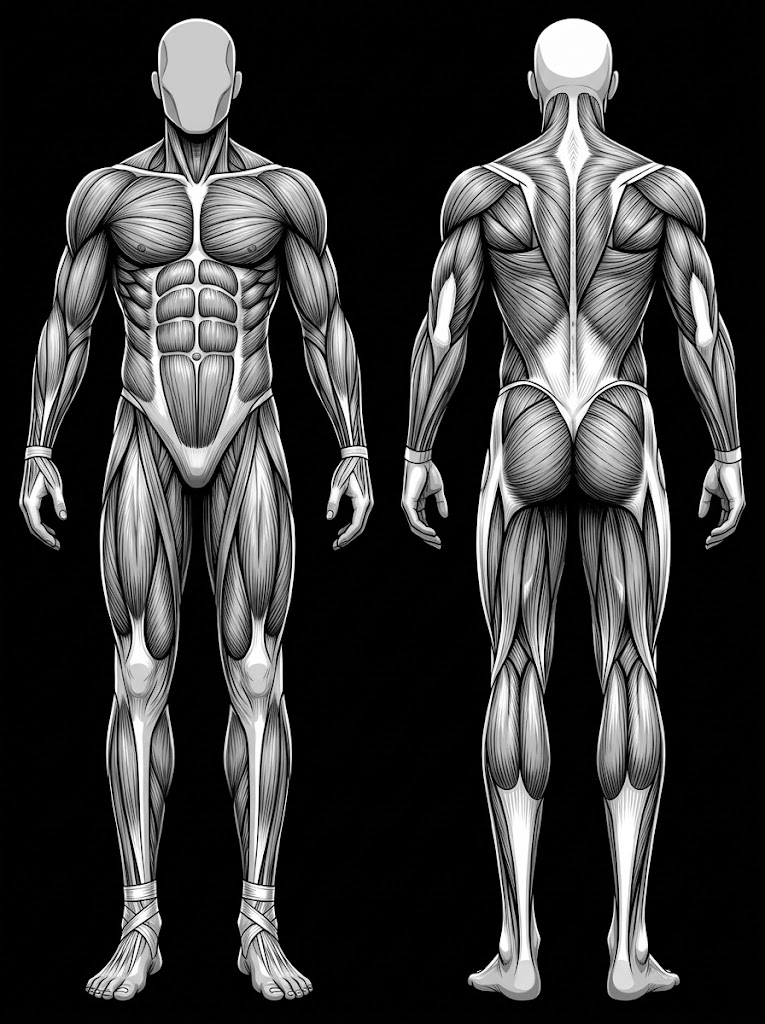
#> input picture anatomy.jpg, 765 x 1024 px
$ python anatomy_light.py
#> lines starting #> are read from the running program, lines starting #| are printed output that depends on the picture; after the words box and inside, x2 and y2 are one past the last pixel; in counts of white or black regions, pixels touching at a corner belong together
# v38: aydınlık tema için vücut haritası çiziminin zeminsiz kopyası (anatomy-light.webp).
# anatomy.jpg'nin siyah zemini kenarlardan doldurularak bulunur ve saydam yapılır; figürlerin içindeki koyu
# gölgelere dokunulmaz (kenara bağlı değiller). Saydam WebP (iOS 14+) olarak kaydedilir: PNG'nin yarısı boyutunda.
# Çalıştırma: python scripts/anatomy_light.py   (gerekirse: pip install pillow)
import os
from PIL import Image, ImageDraw, ImageFilter, ImageChops

REPO = os.path.abspath(os.path.join(os.path.dirname(__file__), ".."))
src = Image.open(os.path.join(REPO, "anatomy.jpg")).convert("L")
W, H = src.size
#> W = 765; H = 1024
dark = src.point(lambda v: 255 if v < 40 else 0).convert("RGB")
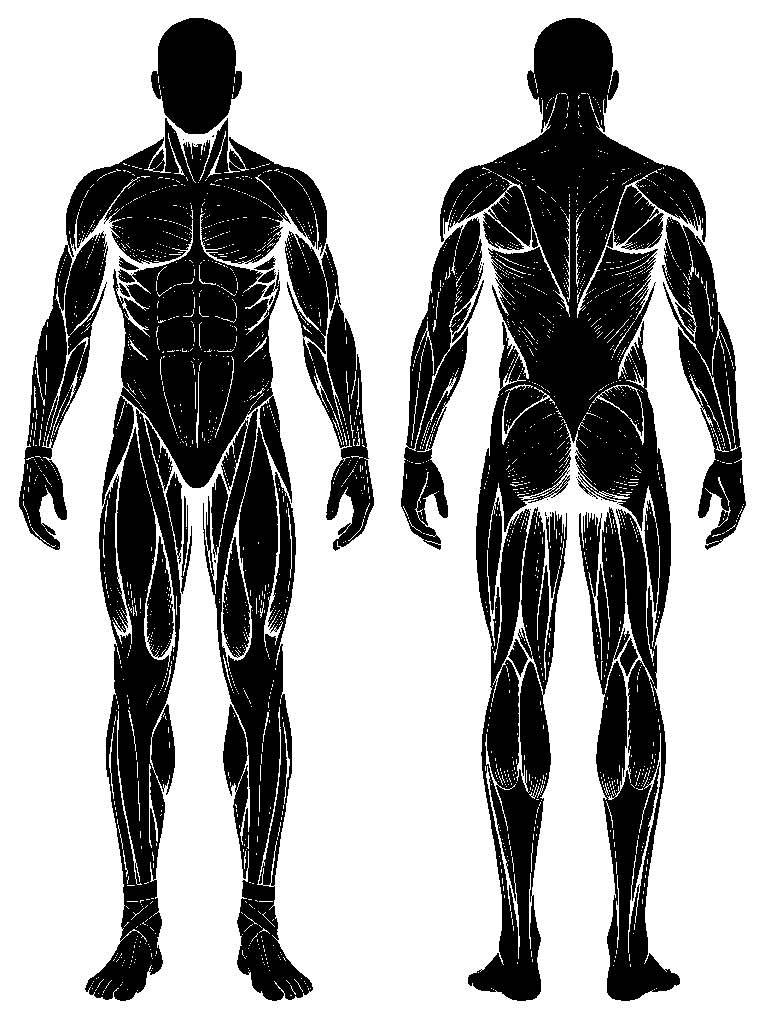
#> dark: PIL image 765x1024 RGB; 64.8% white; 31 black regions (16 under 20 px), largest, box (x1, y1, x2, y2) and area: (19, 118, 327, 1001) 114557, (440, 18, 706, 1001) 114533, (401, 217, 484, 550) 11259
seeds = [(0, 0), (W - 1, 0), (0, H - 1), (W - 1, H - 1), (W // 2, 0), (W // 2, H - 1), (382, 600)]
for s in seeds:
    if dark.getpixel(s) == (255, 255, 255):
        ImageDraw.floodfill(dark, s, (255, 0, 0))
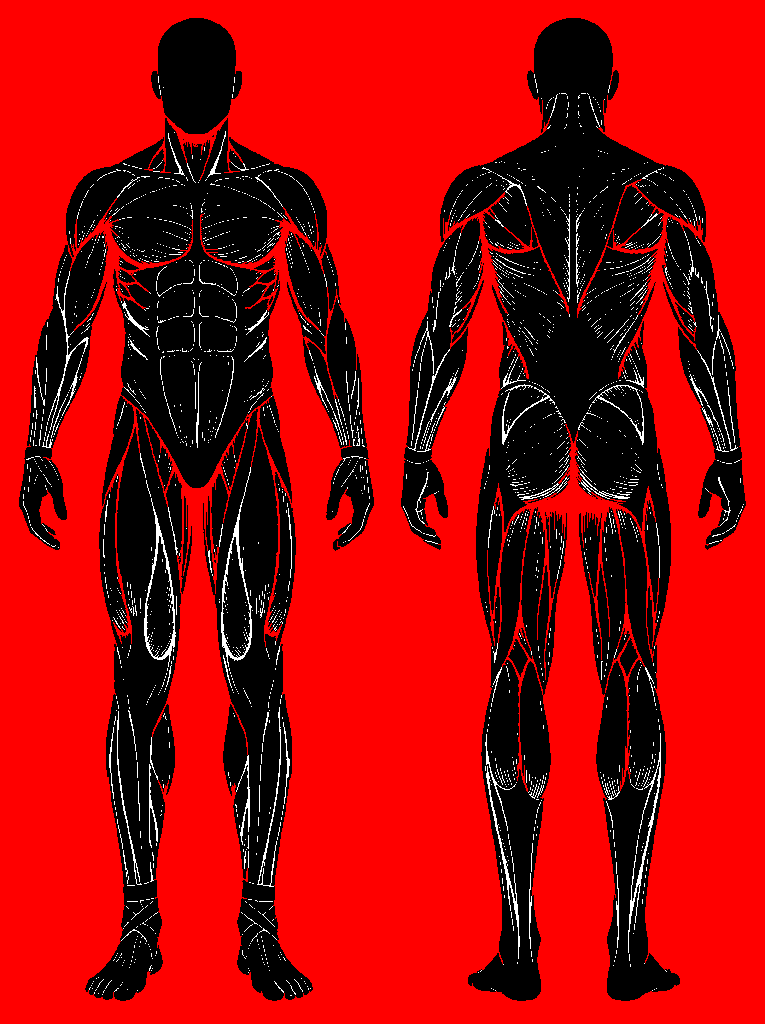
#> dark: PIL image 765x1024 RGB; mean R, G, B 165.3, 6, 6
r, g, _ = dark.split()
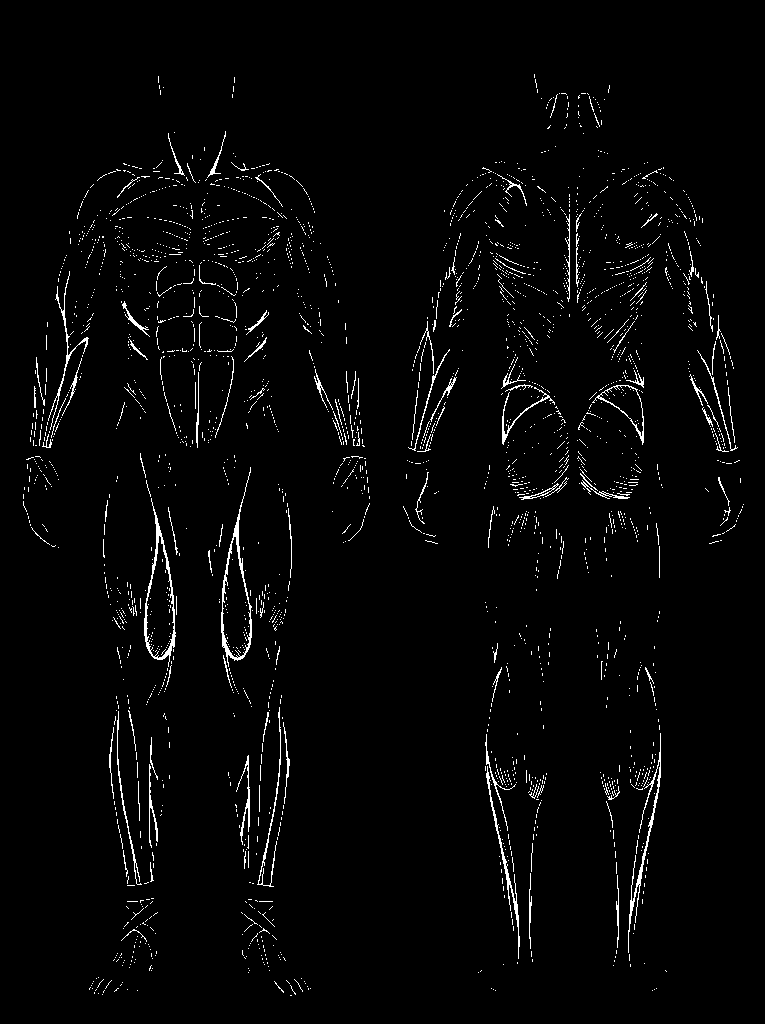
#> g: PIL image 765x1024 L; 2.3% white in thin lines or dots, all inside (x1, y1, x2, y2) = (23, 74, 744, 996)
background = ImageChops.subtract(r, g)                # yalnızca doldurulan (kenara bağlı) siyah zemin
#> background: PIL image 765x1024 L; 62.5% white; 29 black regions (16 under 20 px), largest, box (x1, y1, x2, y2) and area: (19, 118, 327, 1001) 127359, (440, 18, 706, 1001) 121129, (401, 217, 484, 550) 12360
alpha = ImageChops.invert(background).filter(ImageFilter.GaussianBlur(1.2))
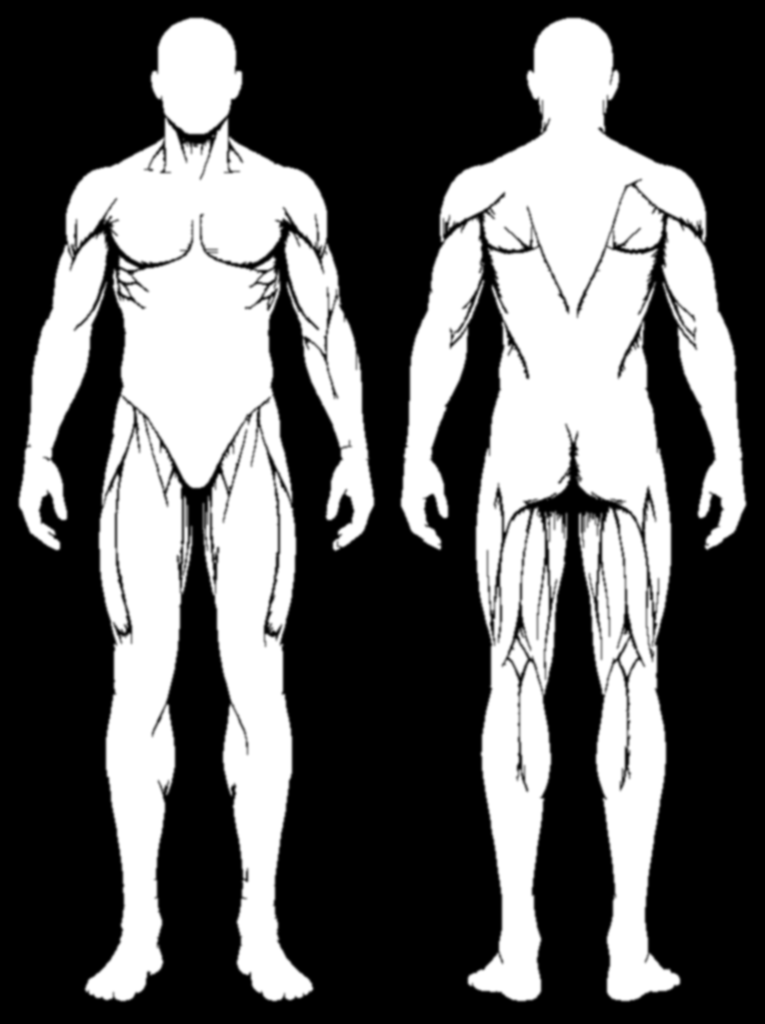
#> alpha: PIL image 765x1024 L; min 0, max 255, mean 95.7
out = Image.merge("LA", (src, alpha)).convert("RGBA")
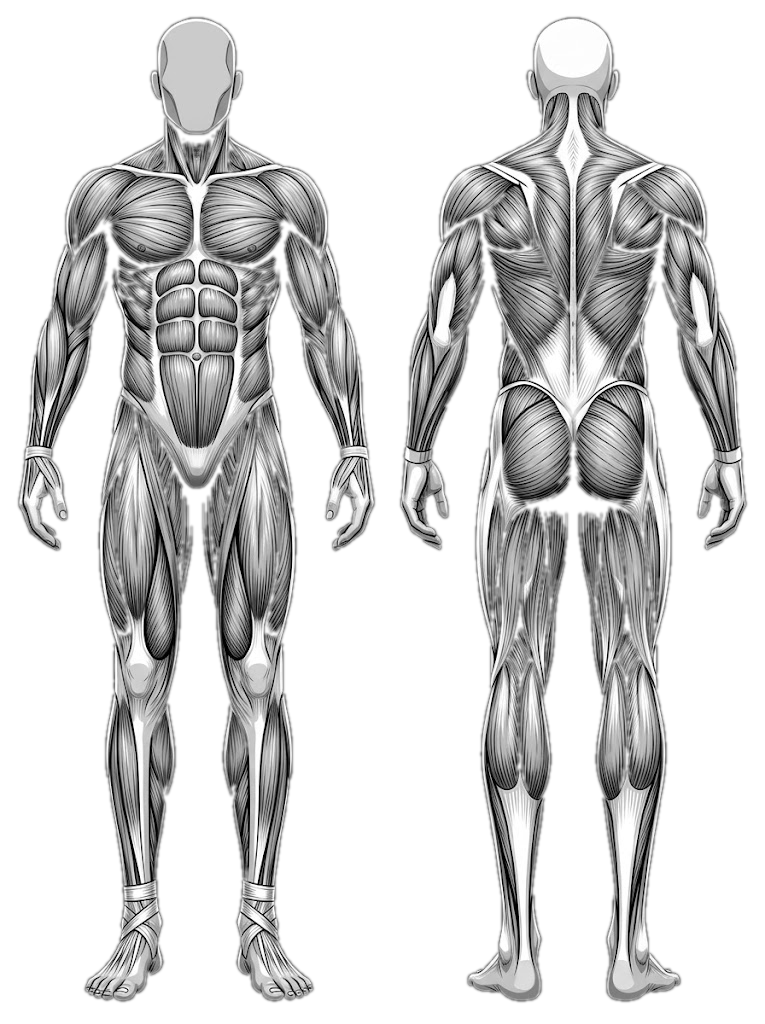
#> out: PIL image 765x1024 RGBA; mean R, G, B, A 55, 55, 55, 95.7; transparent parts drawn white
dst = os.path.join(REPO, "anatomy-light.webp")
out.save(dst, "WEBP", quality=90, method=6)
print("anatomy-light.webp", os.path.getsize(dst) // 1024, "KB")
